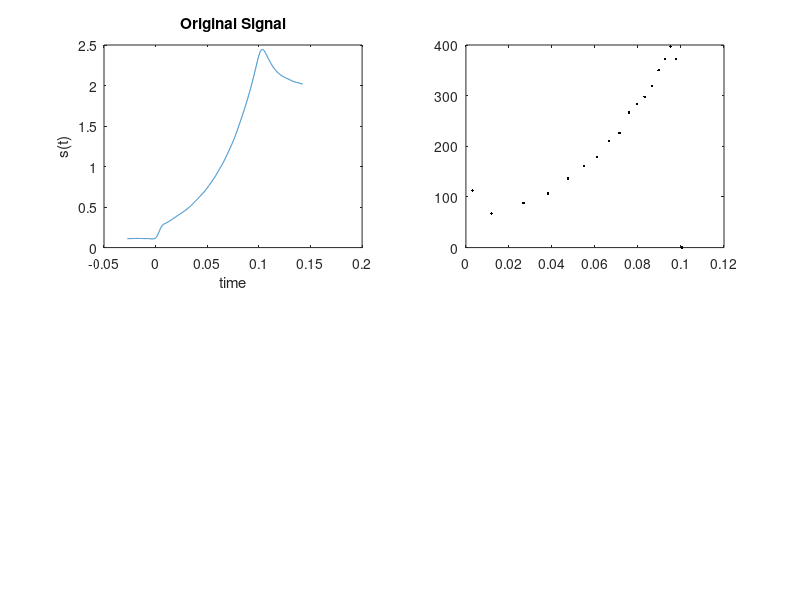

Recreate this plot in MATLAB. (Note: this script raises an error after producing the figure.)
%% fig 1

clc; clear; close all;
load('sampledata.mat')
load('results_FE__kRec200_Noise1.mat')

%%
subplot(221)
plot(sampledata.t, sampledata.F)
ax = gca;
xlabel('time')
ylabel('s(t)')
title('Original Signal')

subplot(222)
plot(data.spiketimes, data.ifr, '.k')
xlim(ax.XAxis.Limits)
title('Neural Signal')


subplot(223)
plot(data.spiketimes, Sint)
ylim([0 25])
yyaxis right
plot(sampledata.t, sampledata.F)
ylim([sampledata.F(1) sampledata.F(1)+3])
xlim(ax.XAxis.Limits)
legend({'$\hat{s}$', 's'}, 'Interpreter', 'latex')
title('Integrated Approximation')

subplot(224)
plot(error.t, error.sqresid)
xlim(ax.XAxis.Limits)
xlabel('time')
ylabel('square resid.')
title('Approximation Error')

print(['/Users/jacobstephens/Documents/FP_FEexamplefig'], '-depsc2')